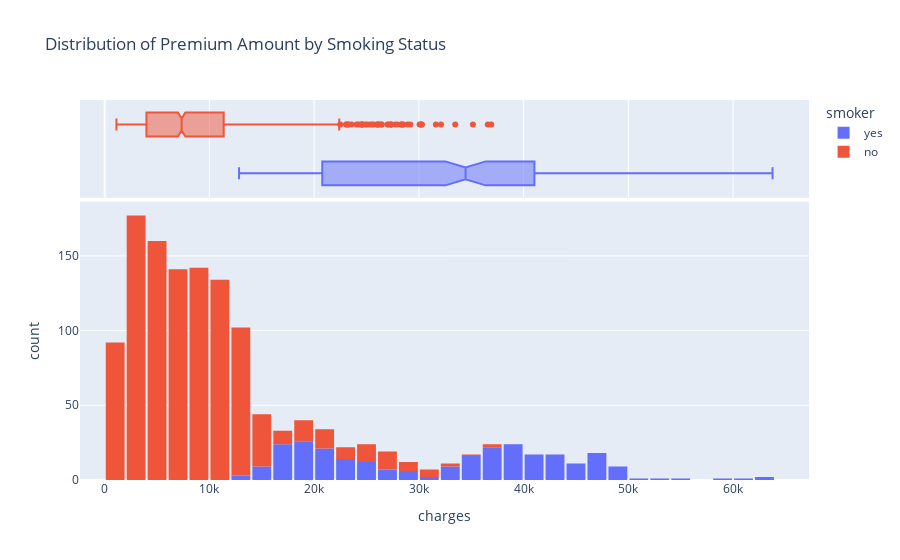

The code cell stored with this chart in its notebook:
### Code cell
fig=px.histogram(df,x="charges",color="smoker",marginal="box",title="Distribution of Premium Amount by Smoking Status")
fig.update_layout(bargap=0.1)
fig.show()

### Figure 1 — Plotly figure (JSON) as saved in the notebook; plotly's stock layout.template omitted (floating-point values rounded to 4 significant figures; data arrays with more than 128 entries replaced by an {"elided": "..."} marker saying what was removed)
{"data": [{"alignmentgroup": "True", "bingroup": "x", "hovertemplate": "smoker=yes<br>charges=%{x}<br>count=%{y}<extra></extra>", "legendgroup": "yes", "marker": {"color": "#636efa", "pattern": {"shape": ""}}, "name": "yes", "offsetgroup": "yes", "orientation": "v", "showlegend": true, "type": "histogram", "x": {"elided": "274 float values"}, "xaxis": "x", "yaxis": "y"}, {"alignmentgroup": "True", "hovertemplate": "smoker=yes<br>charges=%{x}<extra></extra>", "legendgroup": "yes", "marker": {"color": "#636efa"}, "name": "yes", "notched": true, "offsetgroup": "yes", "showlegend": false, "type": "box", "x": {"elided": "274 float values"}, "xaxis": "x2", "yaxis": "y2"}, {"alignmentgroup": "True", "bingroup": "x", "hovertemplate": "smoker=no<br>charges=%{x}<br>count=%{y}<extra></extra>", "legendgroup": "no", "marker": {"color": "#EF553B", "pattern": {"shape": ""}}, "name": "no", "offsetgroup": "no", "orientation": "v", "showlegend": true, "type": "histogram", "x": {"elided": "1064 float values"}, "xaxis": "x", "yaxis": "y"}, {"alignmentgroup": "True", "hovertemplate": "smoker=no<br>charges=%{x}<extra></extra>", "legendgroup": "no", "marker": {"color": "#EF553B"}, "name": "no", "notched": true, "offsetgroup": "no", "showlegend": false, "type": "box", "x": {"elided": "1064 float values"}, "xaxis": "x2", "yaxis": "y2"}], "layout": {"autosize": true, "bargap": 0.1, "barmode": "relative", "legend": {"title": {"text": "smoker"}, "tracegroupgap": 0}, "title": {"text": "Distribution of Premium Amount by Smoking Status"}, "xaxis": {"anchor": "y", "autorange": true, "domain": [0, 1], "range": [-2359.0, 67250.0], "title": {"text": "charges"}, "type": "linear"}, "xaxis2": {"anchor": "y2", "autorange": true, "domain": [0, 1], "matches": "x", "range": [-2359.0, 67250.0], "showgrid": true, "showticklabels": false, "type": "linear"}, "yaxis": {"anchor": "x", "autorange": true, "domain": [0, 0.7326], "range": [0, 186.3], "title": {"text": "count"}}, "yaxis2": {"anchor": "x2", "autorange": true, "domain": [0.7426, 1], "matches": "y2", "range": [-0.5, 1.5], "showgrid": false, "showline": false, "showticklabels": false, "ticks": "", "type": "category"}}}
